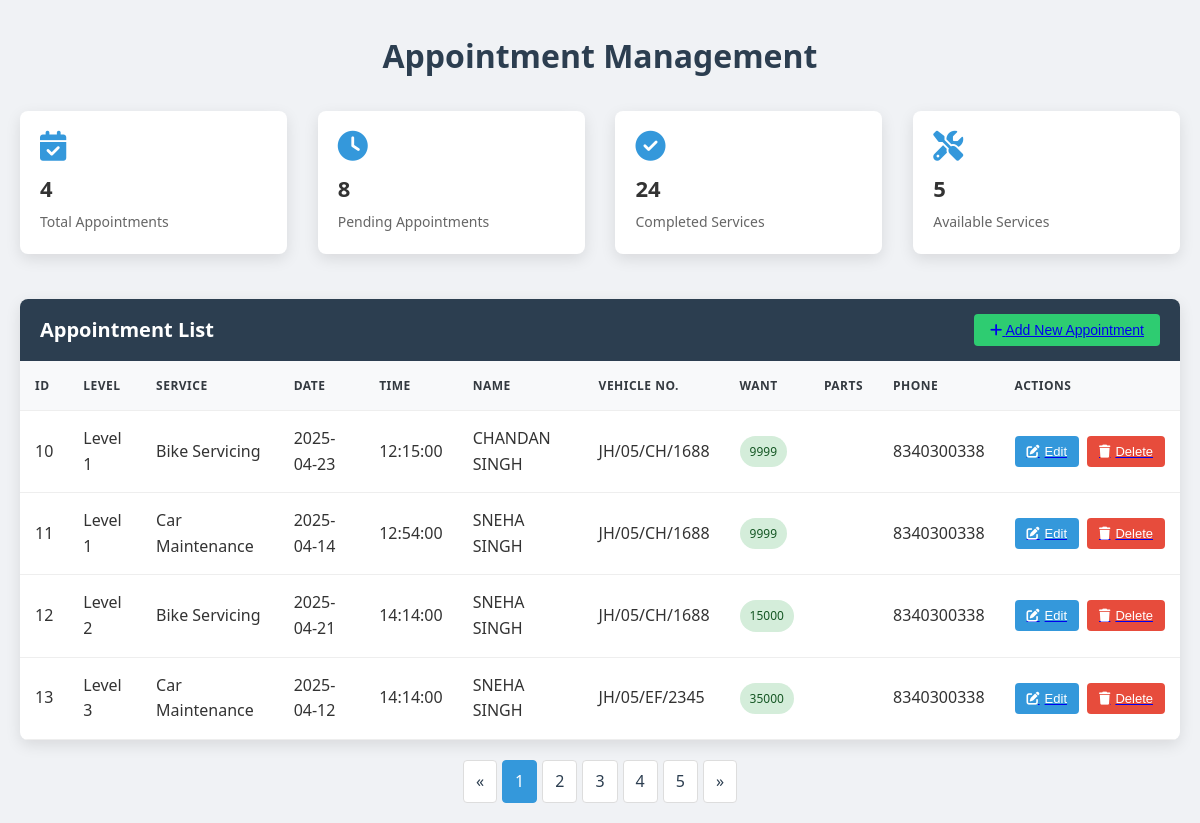
The app's page /php/vehicle.php with its own data.
### tables this page shows
CREATE TABLE `appointment` (
  `ID` int(100) NOT NULL,
  `LEVEL` varchar(20) NOT NULL,
  `SERVICE` varchar(100) NOT NULL,
  `TIME` time NOT NULL,
  `DATE` date NOT NULL,
  `NAME` varchar(30) NOT NULL,
  `VEHICLE_NO` varchar(14) NOT NULL,
  `ENGINEE` int(20) NOT NULL,
  `CHASIS` int(20) NOT NULL,
  `PRICE` varchar(100) NOT NULL,
  `PHONE_NUMBER` bigint(10) NOT NULL,
  `SPHERE_PART` varchar(100) NOT NULL
);

### php/vehicle.php (the view, shortened to what this page needs)
<?php
$servername = "localhost";
$username = "root";
$password = "";
$database = "final";
$conn = new mysqli($servername, $username, $password, $database);
$sql = "SELECT ID,LEVEL, SERVICE, DATE, TIME, NAME, VEHICLE_NO,SPHERE_PART,PRICE, PHONE_NUMBER FROM appointment";
$result = $conn->query($sql);
?>
<!DOCTYPE html>
<html lang="en">
<head>
    <link rel="stylesheet" href="https://cdnjs.cloudflare.com/ajax/libs/font-awesome/6.4.0/css/all.min.css">
</head>
<body>
    <h1 class="page-title">Appointment Management</h1>
    <div class="dashboard-stats">
        <div class="stat-card">
            <i class="fas fa-calendar-check"></i>
            <h3><?php echo $result->num_rows; ?></h3>
            <p>Total Appointments</p>
        </div>
        <div class="stat-card">
            <i class="fas fa-clock"></i>
            <h3>8</h3>
            <p>Pending Appointments</p>
        </div>
        <div class="stat-card">
            <i class="fas fa-check-circle"></i>
            <h3>24</h3>
            <p>Completed Services</p>
        </div>
        <div class="stat-card">
            <i class="fas fa-tools"></i>
            <h3>5</h3>
            <p>Available Services</p>
        </div>
    </div>
    <div class="table-container">
        <div class="table-header">
            <h2>Appointment List</h2>
            <button class="add-btn">
                <a href="../appointment.html"><i class="fas fa-plus"></i> Add New Appointment</a>
            </button>
        </div>
        <table>
            <thead>
                <tr>
                    <th>ID</th>
                    <th>LEVEL</th>
                    <th>Service</th>
                    <th>Date</th>
                    <th>Time</th>
                    <th>Name</th>
                    <th>Vehicle No.</th>
                    <th>Want</th>
                    <th>Parts</th>
                    <th>Phone</th>
                    <th>Actions</th>
                </tr>
            </thead>
            <tbody>
                <?php while ($row = $result->fetch_assoc()) { ?>
                    <tr>
                        <td><?php echo $row['ID']; ?></td>
                        <td><?php echo htmlspecialchars($row['LEVEL']); ?></td>
                        <td><?php echo htmlspecialchars($row['SERVICE']); ?></td>
                        <td><?php echo htmlspecialchars($row['DATE']); ?></td>
                        <td><?php echo htmlspecialchars($row['TIME']); ?></td>
                        <td><?php echo htmlspecialchars($row['NAME']); ?></td>
                        <td><?php echo htmlspecialchars($row['VEHICLE_NO']); ?></td>
                        <td>
                            <span class="status-badge <?php echo strtolower($row['PRICE']) == 'urgent' ? 'status-pending' : 'status-completed'; ?>">
                                <?php echo htmlspecialchars($row['PRICE']); ?>
                            </span>
                        </td>
                        <td><?php echo htmlspecialchars($row['SPHERE_PART']); ?></td>
                        <td><?php echo htmlspecialchars($row['PHONE_NUMBER']); ?></td>
                        <td>
                            <div class="button-container">
                                <a href="v_update.php?id=<?php echo $row['ID']; ?>">
                                    <button class="btn btn-edit"><i class="fas fa-edit"></i> Edit</button>
                                </a>
                                <a href="v_delete.php?id=<?php echo $row['ID']; ?>" onclick="return confirm('Are you sure you want to delete this appointment?');">
                                    <button class="btn btn-delete"><i class="fas fa-trash"></i> Delete</button>
                                </a>
                            </div>
                        </td>
                    </tr>
                <?php } ?>
            </tbody>
        </table>
    </div>
    <div class="pagination">
        <a href="#">&laquo;</a>
        <a href="#" class="active">1</a>
        <a href="#">2</a>
        <a href="#">3</a>
        <a href="#">4</a>
        <a href="#">5</a>
        <a href="#">&raquo;</a>
    </div>
</body>
</html>

### php/vehicle.php (style rules this page uses)
:root { --primary: #2c3e50; --secondary: #3498db; --accent: #e74c3c; --success: #2ecc71; --light: #f8f9fa; --dark: #343a40; --text: #333; --border-radius: 8px; --box-shadow: 0 5px 15px rgba(0, 0, 0, 0.1); --transition: all 0.3s ease; }
* { margin: 0; padding: 0; box-sizing: border-box; }
body { font-family: 'Segoe UI', Tahoma, Geneva, Verdana, sans-serif; background-color: #f0f2f5; color: var(--text); line-height: 1.6; }
.page-title { text-align: center; margin: 30px 0; color: var(--primary); font-size: 32px; font-weight: 600; }
.dashboard-stats { display: flex; justify-content: space-between; max-width: 1200px; margin: 0 auto 30px; flex-wrap: wrap; }
.stat-card { background: white; border-radius: var(--border-radius); padding: 20px; box-shadow: var(--box-shadow); width: 23%; margin-bottom: 15px; transition: var(--transition); }
.stat-card i { font-size: 30px; margin-bottom: 10px; color: var(--secondary); }
.stat-card h3 { font-size: 22px; margin-bottom: 5px; }
.stat-card p { font-size: 14px; color: #666; }
.table-container { max-width: 1200px; margin: 0 auto; background-color: white; border-radius: var(--border-radius); overflow: hidden; box-shadow: var(--box-shadow); }
.table-header { background-color: var(--primary); padding: 15px 20px; color: white; display: flex; justify-content: space-between; align-items: center; }
.table-header h2 { font-size: 20px; font-weight: 600; }
.add-btn { background-color: var(--success); color: white; border: none; text-decoration: none; padding: 8px 16px; border-radius: 4px; cursor: pointer; transition: var(--transition); font-size: 14px; display: flex; align-items: center; gap: 5px; }
table { width: 100%; border-collapse: collapse; }
th, td { padding: 15px; text-align: left; border-bottom: 1px solid #eee; }
th { background-color: #f8f9fa; color: var(--dark); font-weight: 600; text-transform: uppercase; font-size: 12px; letter-spacing: 0.5px; }
.status-badge { padding: 6px 10px; border-radius: 20px; font-size: 12px; font-weight: 500; text-align: center; display: inline-block; }
.status-completed { background-color: #d4edda; color: #155724; }
.button-container { display: flex; gap: 8px; }
.btn { padding: 8px 12px; border-radius: 4px; border: none; cursor: pointer; transition: var(--transition); font-size: 13px; display: flex; align-items: center; gap: 5px; }
.btn-edit { background-color: var(--secondary); color: white; }
.btn-delete { background-color: var(--accent); color: white; }
.pagination { display: flex; justify-content: center; margin: 20px 0; gap: 5px; }
.pagination a { padding: 8px 12px; background-color: white; border: 1px solid #ddd; color: var(--primary); text-decoration: none; border-radius: 4px; transition: var(--transition); }
.pagination a.active { background-color: var(--secondary); color: white; border: 1px solid var(--secondary); }
@media (max-width: 1200px) { .dashboard-stats { padding: 0 20px; } }
@media (max-width: 1200px) { .table-container { margin: 0 20px; } }

### records on screen
appointment: ID "10", LEVEL "Level 1", SERVICE "Bike Servicing", DATE "2025-04-23", TIME "12:15:00", NAME "CHANDAN SINGH", VEHICLE_NO "JH/05/CH/1688", PRICE "9999", PHONE_NUMBER "8340300338"
appointment: ID "11", LEVEL "Level 1", SERVICE "Car Maintenance", DATE "2025-04-14", TIME "12:54:00", NAME "SNEHA SINGH", VEHICLE_NO "JH/05/CH/1688", PRICE "9999", PHONE_NUMBER "8340300338"
appointment: ID "12", LEVEL "Level 2", SERVICE "Bike Servicing", DATE "2025-04-21", TIME "14:14:00", NAME "SNEHA SINGH", VEHICLE_NO "JH/05/CH/1688", PRICE "15000", PHONE_NUMBER "8340300338"
appointment: ID "13", LEVEL "Level 3", SERVICE "Car Maintenance", DATE "2025-04-12", TIME "14:14:00", NAME "SNEHA SINGH", VEHICLE_NO "JH/05/EF/2345", PRICE "35000", PHONE_NUMBER "8340300338"

### other values on screen
$result->num_rows "4"
